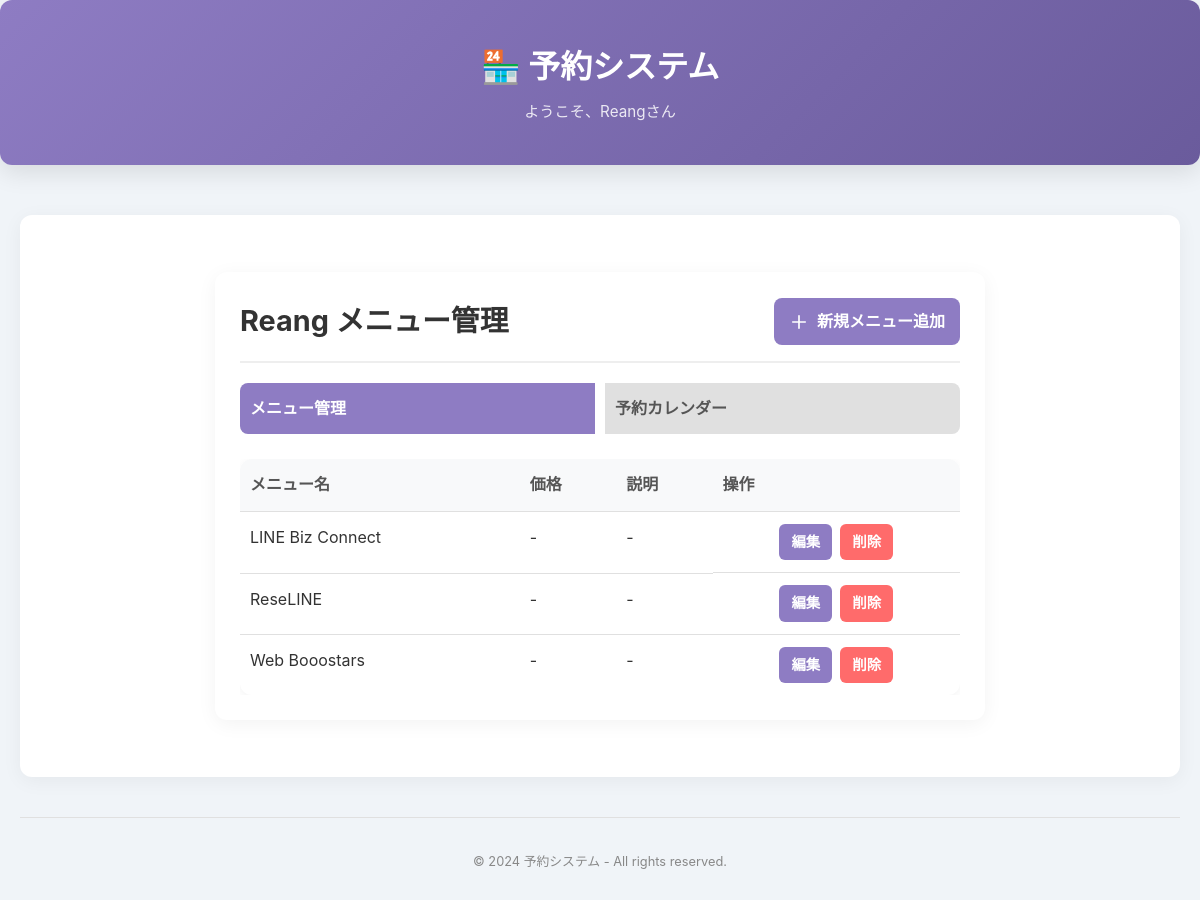
Page /owner/menu/ (signed in) on the committed database.
### reservations/models.py (models this page shows, shortened)
class CustomUser(AbstractUser):
    USER_ROLES = [
        ('customer', '顧客'),
        ('owner', '事業者'),
        ('developer', '開発者'),
    ]
    email = models.EmailField(unique=True)
    phone = models.CharField(max_length=20, verbose_name='電話番号', default='')
    role = models.CharField(max_length=20, choices=USER_ROLES, default='customer', verbose_name='ユーザー種別')
    USERNAME_FIELD = 'email'
    REQUIRED_FIELDS = ['username']

class Tenant(models.Model):
    name = models.CharField(max_length=100, verbose_name='店舗名')
    slug = models.SlugField(max_length=100, unique=True, blank=True, null=True, verbose_name='URL識別子')
    owner = models.ForeignKey(settings.AUTH_USER_MODEL, on_delete=models.CASCADE, related_name='tenants', verbose_name='オーナー')
    start_time = models.TimeField(default=time(8, 0), help_text='営業開始時間')
    end_time = models.TimeField(default=time(20, 0), help_text='営業終了時間')
    slot_duration = models.IntegerField(
        default=60,
        validators=[MinValueValidator(15), MaxValueValidator(240)],
        help_text='予約枠の長さ（分）15-240分'
    )
    advance_hours = models.IntegerField(
        default=4,
        validators=[MinValueValidator(0), MaxValueValidator(168)],
        help_text='予約可能になる時間（現在時刻から何時間後）0-168時間'
    )
    monday_open = models.BooleanField(default=True, verbose_name='月曜日営業')
    tuesday_open = models.BooleanField(default=True, verbose_name='火曜日営業')
    wednesday_open = models.BooleanField(default=True, verbose_name='水曜日営業')
    thursday_open = models.BooleanField(default=True, verbose_name='木曜日営業')
    friday_open = models.BooleanField(default=True, verbose_name='金曜日営業')
    saturday_open = models.BooleanField(default=True, verbose_name='土曜日営業')
    sunday_open = models.BooleanField(default=True, verbose_name='日曜日営業')
    created_at = models.DateTimeField(auto_now_add=True, verbose_name='作成日時')
    updated_at = models.DateTimeField(auto_now=True, verbose_name='更新日時')
    class Meta:
        verbose_name = 'テナント'
        verbose_name_plural = 'テナント'
        ordering = ['name']

class Menu(models.Model):
    tenant = models.ForeignKey(Tenant, on_delete=models.CASCADE, related_name='menus', verbose_name='テナント')
    name = models.CharField(max_length=100, verbose_name='メニュー名')
    description = models.TextField(blank=True, verbose_name='説明')
    price = models.DecimalField(
        max_digits=8,
        decimal_places=2,
        null=True,
        blank=True,
        validators=[MinValueValidator(0)],
        verbose_name='価格'
    )
    is_active = models.BooleanField(default=True, verbose_name='有効')
    created_at = models.DateTimeField(auto_now_add=True, verbose_name='作成日時')
    class Meta:
        verbose_name = 'メニュー'
        verbose_name_plural = 'メニュー'
        ordering = ['name']
        unique_together = ['tenant', 'name']  # 同一テナント内でのメニュー名重複防止

### reservations/views_menu_owner.py (the view)
# urls.py: path('owner/menu/', views_menu_owner.owner_menu_list, name='owner_menu_list'),
@login_required
def owner_menu_list(request):
    tenant = Tenant.objects.filter(owner=request.user).first()
    if not tenant:
        return render(request, 'reservations/owner_no_tenant.html')
    menus = Menu.objects.filter(tenant=tenant)
    return render(request, 'reservations/owner_menu_list.html', {
        'tenant': tenant,
        'menus': menus,
    })

### reservations/templates/reservations/owner_menu_list.html (shortened to what this page needs)
{% extends 'base.html' %}
{% block content %}
<div class="container">
    <div class="card">
        <div class="menu-header">
            <h1>{{ tenant.name }} メニュー管理</h1>
            <div class="header-actions">
                <a href="{% url 'owner_menu_add' %}" class="btn btn-primary btn-add">
                    <svg xmlns="http://www.w3.org/2000/svg" fill="none" viewBox="0 0 24 24" stroke-width="2" stroke="currentColor">
                        <path stroke-linecap="round" stroke-linejoin="round" d="M12 4.5v15m7.5-7.5h-15" />
                    </svg>
                    <span>新規メニュー追加</span>
                </a>
            </div>
        </div>
        <div class="button-group">
            <a href="{% url 'owner_menu_list_by_tenant' tenant.slug %}" class="btn btn-primary active">メニュー管理</a>
            <a href="{% url 'owner_reserve_list_by_tenant' tenant.slug %}" class="btn btn-secondary">予約カレンダー</a>
        </div>
        <div class="table-container">
            <table>
                <thead>
                    <tr>
                        <th>メニュー名</th>
                        <th>価格</th>
                        <th>説明</th>
                        <th>操作</th>
                    </tr>
                </thead>
                <tbody>
                    {% for m in menus %}
                    <tr>
                        <td class="menu-name">{{ m.name|escape }}</td>
                        <td class="menu-price">{% if m.price %}{{ m.price|floatformat:0 }}円{% else %}-{% endif %}</td>
                        <td class="menu-description">{{ m.description|linebreaksbr|default:'-' }}</td>
                        <td class="menu-actions">
                            <a href="{% url 'owner_menu_edit' m.id %}" class="btn btn-primary btn-sm">編集</a>
                            <a href="{% url 'owner_menu_delete' m.id %}" class="btn btn-danger btn-sm" onclick="return confirm('本当に削除しますか？');">削除</a>
                        </td>
                    </tr>
                    {% empty %}
                    <tr>
                        <td colspan="4" class="no-data">メニューがありません</td>
                    </tr>
                    {% endfor %}
                </tbody>
            </table>
        </div>
    </div>
</div>
{% endblock %}

### reservations/templates/base.html (shortened to what this page needs)
<!DOCTYPE html>
<html lang="ja">
<head>
</head>
<body>
    {% if not hide_header %}
    <div class="header-nav">
        <h1>{% block header %}🏪 予約システム{% endblock %}</h1>
        {% if user.is_authenticated %}
            <p>ようこそ、{{ user.username|escape }}さん</p>
        {% endif %}
    </div>
    {% endif %}
    <div class="main-container">
        <div class="card">
            {% block content %}{% endblock %}
        </div>
        {% block footer %}
        <div style="margin-top: 40px; padding-top: 20px; border-top: 1px solid #E0E0E0; text-align: center; color: var(--color-medium-gray); font-size: 0.8rem;">
            <p>© 2024 予約システム - All rights reserved.</p>
        </div>
        {% endblock %}
    </div>
</body>
</html>

### reservations/templates/base.html (style rules this page uses)
:root { --color-primary: #8E7CC3; --color-secondary: #E0E0E0; --color-success: #4AD295; --color-danger: #E55C5C; --color-warning: #FFC107; --color-info: #5BC0DE; --color-black: #333333; --color-dark-gray: #555555; --color-medium-gray: #888888; --color-light-gray: #F0F4F8; --color-white: #FFFFFF; --shadow-sm: 0 2px 8px rgba(0, 0, 0, 0.05); --shadow-md: 0 4px 15px rgba(0, 0, 0, 0.08); --shadow-lg: 0 8px 25px rgba(0, 0, 0, 0.1); }
* { box-sizing: border-box; }
body { font-family: 'Noto Sans JP', sans-serif; margin: 0; padding: 0; background-color: var(--color-light-gray); color: var(--color-black); line-height: 1.7; }
.main-container { max-width: 1200px; margin: 0 auto; padding: 20px; }
.card { background: var(--color-white); border-radius: 12px; box-shadow: var(--shadow-md); padding: 30px; }
.header-nav { background: linear-gradient(135deg, var(--color-primary) 0%, #6A5B9C 100%); color: var(--color-white); padding: 40px 20px; margin-bottom: 30px; border-radius: 12px; text-align: center; box-shadow: var(--shadow-lg); }
.header-nav h1 { color: var(--color-white); font-size: 2rem; margin: 0; font-weight: 700; }
.header-nav p { margin: 5px 0 0; font-size: 0.95rem; color: rgba(255, 255, 255, 0.85); }
h1, h2, h3, h4, h5, h6 { color: var(--color-black); margin-top: 0; }
.btn { display: inline-flex; align-items: center; gap: 8px; padding: 12px 20px; border: none; border-radius: 8px; text-decoration: none; font-weight: 600; cursor: pointer; transition: all 0.3s cubic-bezier(0.25, 0.8, 0.25, 1); }
.btn-primary { background: var(--color-primary); color: white; }
.btn-secondary { background: var(--color-secondary); color: var(--color-dark-gray); }
.btn-danger { background: var(--color-danger); color: white; }
.table-container { overflow-x: auto; }
table { border-collapse: collapse; width: 100%; min-width: 600px; border-radius: 12px; overflow: hidden; box-shadow: var(--shadow-sm); margin: 0; }
th, td { padding: 15px; border-bottom: 1px solid #E0E0E0; text-align: left; }
th { background: var(--color-light-gray); color: var(--color-dark-gray); font-weight: 600; }
tr:last-child td { border-bottom: none; }

### reservations/templates/reservations/owner_menu_list.html (style rules this page uses)
body { background-color: #F0F4F8; font-family: -apple-system, BlinkMacSystemFont, "Segoe UI", Roboto, "Helvetica Neue", Arial, "Noto Sans", sans-serif; color: #333; }
.container { max-width: 800px; margin: 32px auto; padding: 0 15px; }
.card { background: #fff; padding: 25px; border-radius: 12px; box-shadow: 0 4px 20px rgba(0,0,0,0.05); }
.menu-header { display: flex; justify-content: space-between; align-items: center; border-bottom: 2px solid #EEE; padding-bottom: 15px; margin-bottom: 20px; }
.menu-header h1 { font-size: 1.8rem; margin: 0; }
.header-actions { display: flex; gap: 10px; }
.btn-add { display: flex; align-items: center; gap: 8px; padding: 10px 15px; }
.btn-add svg { width: 20px; height: 20px; }
.button-group { display: flex; gap: 10px; margin-bottom: 25px; border-radius: 8px; overflow: hidden; }
.button-group .btn { flex: 1 1 0; min-width: 0; padding: 12px 10px; border-radius: 0; }
.button-group .btn-primary.active { background-color: #8E7CC3; color: #fff; }
.button-group .btn-secondary { background-color: #E0E0E0; color: #555; }
.btn { text-decoration: none; transition: all 0.3s ease; border: none; cursor: pointer; text-align: center; font-weight: 600; }
.btn-primary { background-color: #8E7CC3; color: #fff; }
.btn-danger { background-color: #FF6B6B; color: #fff; }
.btn-sm { padding: 6px 12px; font-size: 0.9em; border-radius: 6px; }
.table-container { overflow-x: auto; }
table { width: 100%; border-collapse: collapse; min-width: 500px; }
thead th { background-color: #F8F9FA; font-weight: 600; color: #555; white-space: nowrap; text-align: left; padding: 12px 10px; }
tbody td { padding: 12px 10px; border-bottom: 1px solid #E0E0E0; vertical-align: top; }
.menu-description { max-width: 250px; }
.menu-actions { white-space: nowrap; display: flex; gap: 8px; justify-content: center; align-items: center; height: 100%; }

### rows in the picture
CustomUser: username "Reang"
Tenant: name "Reang"
Menu: name "LINE Biz Connect", description "-"
Menu: name "ReseLINE", description "-"
Menu: name "Web Booostars", description "-"
